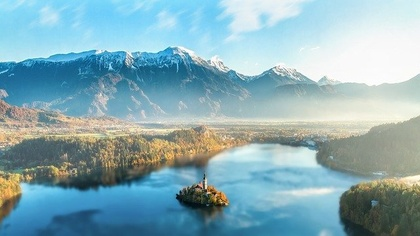
%> input picture DarkChannelPrior/mountains-1899264_640.jpg, 420 x 236 px, shrunk from 640 x 360 before the run
$ octave final_19k1142_02.m   (GNU Octave 9; MATLAB toolbox functions it lacks are replaced by stand-ins)
%> lines starting %> are read from the running program, lines starting %| are printed output that depends on the picture
clear;

%I=imread('wolves-1341881_640.jpg');
I=imread('mountains-1899264_640.jpg');
%> I is the input picture: size 236x420x3 uint8; mean R, G, B 137.4, 173.3, 182.2
figure;
imshow(I);
[h,w,~]=size(I);
%> h = 236; w = 420

w0=0.95;

%ダークチャンネル
for i=1:h
    for j=1:w
        dark(i,j)=min(I(i,j,:));
    end
end
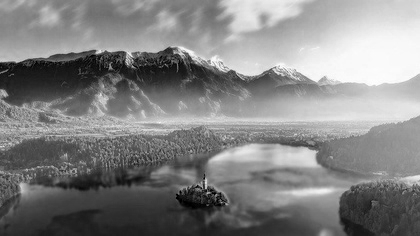
%> dark: size 236x420 uint8; min 0, max 255, mean 131
figure;
imshow(dark);

count=1;
for y=1:h
    for x=1:w
        if dark(y,x)==max(max(dark))
            P(count,1)=y;
            P(count,2)=x;
            count=count+1;
        end
    end
end
%> after the loop, P = [81 341]; count = 2

sum_r=sum(I(P(:,1),P(:,2),1),'all');
%> sum_r = 255
sum_g=sum(I(P(:,1),P(:,2),2),'all');
%> sum_g = 255
sum_b=sum(I(P(:,1),P(:,2),3),'all');
%> sum_b = 255
N=size(P,1);
%> N = 1
Ac=[sum_r,sum_g,sum_b]/(N*N);
%> Ac = [255 255 255]

Ic(:,:,1)=double(I(:,:,1))/Ac(1);
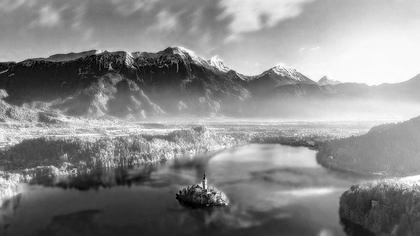
%> Ic: size 236x420 double; min 0, max 1, mean 0.539
Ic(:,:,2)=double(I(:,:,2))/Ac(2);
Ic(:,:,3)=double(I(:,:,3))/Ac(3);
%> Ic: size 236x420x3 double
c=1;
for i=1:h
    for j=1:w
        test(c)=w0*min(min(Ic(i,j,:)));
        t(i,j)=1-w0*min(min(Ic(i,j,:)));
        c=c+1;
    end
end
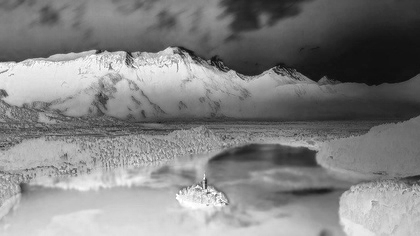
%> t: size 236x420 double; min 0.05, max 1, mean 0.512
%> after the loop, c = 99121

T=uint8(t*255);
figure;imshow(T);

I1=double(I);
output(:,:,1)=uint8((I1(:,:,1)-(1-t)*mean(Ac))./t);
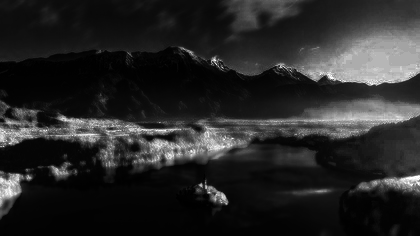
%> output: size 236x420 uint8; min 0, max 255, mean 39.3
output(:,:,2)=uint8((I1(:,:,2)-(1-t)*mean(Ac))./t);
output(:,:,3)=uint8((I1(:,:,3)-(1-t)*mean(Ac))./t);
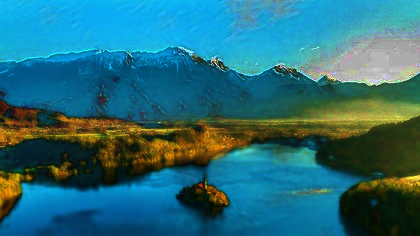
%> output: size 236x420x3 uint8; mean R, G, B 39.3, 109, 120.9
for i=1:h
    for  j=1:w
        if output(i,j,1)==0 && output(i,j,2)==0 && output(i,j,3)==0
            output(i,j,1)=255;
            output(i,j,2)=255;
            output(i,j,3)=255;
        end
    end
end
figure; imshow(output);

$ run again, with DarkChannelPrior/wolves-1341881_640.jpg copied over DarkChannelPrior/mountains-1899264_640.jpg
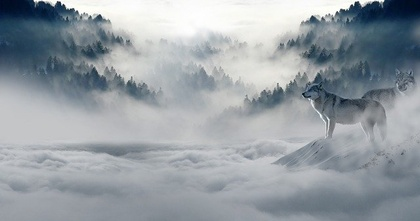
%> input picture DarkChannelPrior/wolves-1341881_640.jpg, 420 x 221 px, shrunk from 640 x 337 before the run
%> I is the input picture: size 221x420x3 uint8; mean R, G, B 150.7, 158.2, 164.2
%> after the loop `for y=1:h`: P = [1 356; 1 357; 4 352; 14 333; 15 201; 16 204; 16 205; 31 192; 32 192]; count = 10
%> sum_r = 16022
%> sum_g = 16575
%> sum_b = 16894
%> N = 9
%> Ac = [197.8 204.6 208.6]
%> after the loop `for i=1:h`:
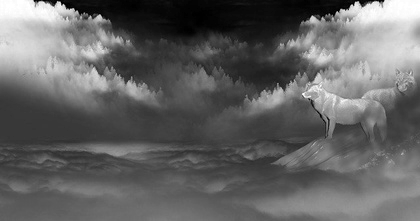
%> t: size 221x420 double; min -0.161, max 1, mean 0.293; drawn with min black and max white
%> after the loop `for i=1:h`: c = 92821
%> after the loop `for i=1:h`:
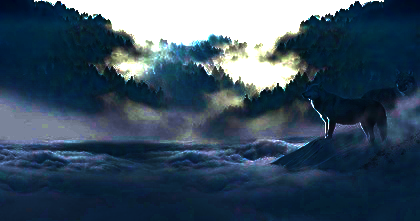
%> output: size 221x420x3 uint8; mean R, G, B 58.1, 78.2, 96.1

$ run again, with DarkChannelPrior/the-fog-3738777_640.jpg copied over DarkChannelPrior/mountains-1899264_640.jpg
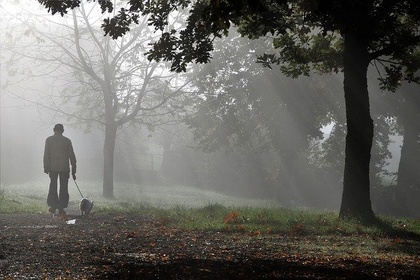
%> input picture DarkChannelPrior/the-fog-3738777_640.jpg, 420 x 280 px, shrunk from 640 x 426 before the run
%> I is the input picture: size 280x420x3 uint8; mean R, G, B 105.3, 104.3, 99.5
%> after the loop `for y=1:h`: P = 241 rows, first 12: [1 26; 1 114; 1 117; 2 29; 2 30; 2 114; 2 117; 3 4; 3 88; 3 92; 3 94; 3 95]; count = 242
%> sum_r = 11422342
%> sum_g = 11404618
%> sum_b = 11347239
%> N = 241
%> Ac = [196.7 196.4 195.4]
%> after the loop `for i=1:h`:
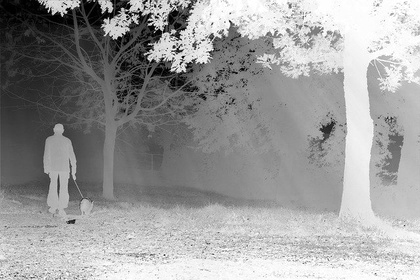
%> t: size 280x420 double; min -0.232, max 1, mean 0.517; drawn with min black and max white
%> after the loop `for i=1:h`: c = 117601
%> after the loop `for i=1:h`:
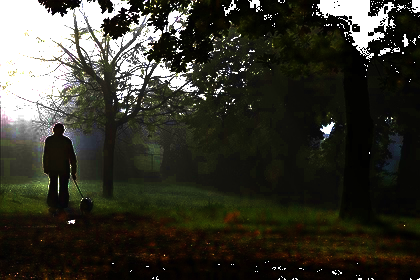
%> output: size 280x420x3 uint8; mean R, G, B 55.2, 54.3, 45.3
